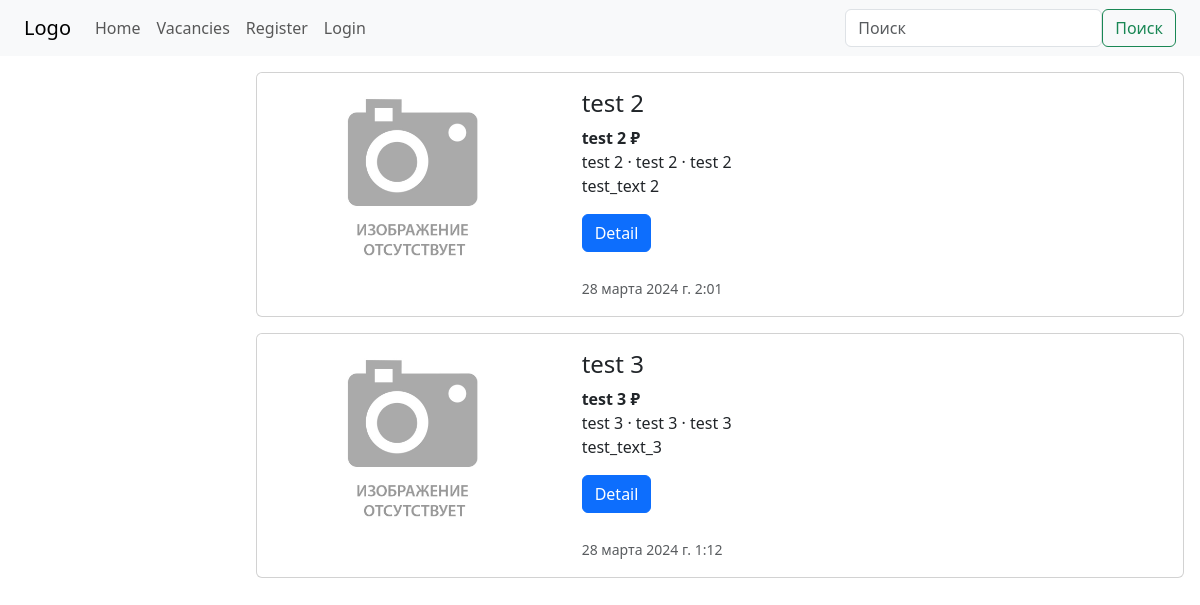
Page /vacancies/vacancies_list/ on the earlier database version.
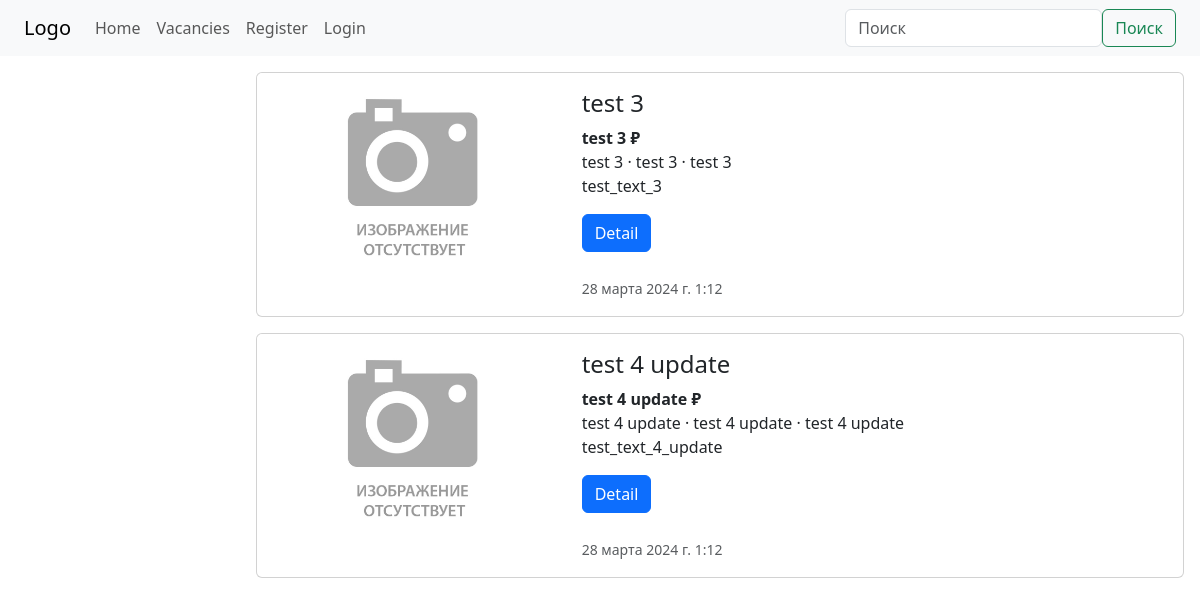
Same page on the later database version.
### vacancies/models.py (models this page shows, shortened)
class Vacancies(models.Model):
    image = models.ImageField('Изображение', upload_to='images/')
    title = models.CharField('Название', max_length=64)
    salary = models.CharField('З/п', max_length=64)
    employer_id = models.ForeignKey(User, on_delete=models.CASCADE, verbose_name='Пользователь')
    field_activity = models.CharField('Сфера деятельности', max_length=64)
    schedule = models.CharField('График работы', max_length=64)
    payments = models.CharField('Частота выплат', max_length=64)
    experience = models.CharField('Опыт работы', max_length=64)
    including_for = models.CharField('В том числе для кандидатов', max_length=256)
    inventory = models.CharField('Что получают работники', max_length=256)
    address = models.CharField('Адрес', max_length=256)
    description = models.TextField('Описание')
    date = models.DateTimeField('Дата публикации', default='2024-03-28 01:12')
    class Meta:
        verbose_name = 'Вакансия'
        verbose_name_plural = 'Вакансии'

### vacancies/views.py (the view)
# urls.py: path('vacancies_list/', VacanciesListView.as_view(), name='vac_list'),
class VacanciesListView(ListView):
    model = Vacancies
    template_name = 'vacancies/vac_list.html'
    context_object_name = 'vac'

### vacancies/templates/vacancies/vac_list.html (shortened to what this page needs)
{% extends 'root.html' %}
    {% block content %}
    <aside>
    </aside>
    <main class="">
        <div class="pt-3 ps-3 mb-3 me-3">
            {% for el in vac%}
            <div class="card mb-3 w-100">
                <div class="row g-0">
                    <div class="col-md-4">
                        <img src="{{ el.image.url }}" class="img-fluid rounded-start" alt="...">
                    </div>
                    <div class="col-md-8">
                        <div class="card-body">
                            <h4 class="card-title">{{ el.title }}</h4>
                            <p class="card-text">
                                <b>{{ el.salary }} &#8381;</b> <br>
                                {{ el.schedule}} &#183; {{ el.payments }} &#183; {{ el.experience }} <br>
                                {{ el.description|slice:":100"}}
                            </p>
                            <a href="{% url 'vacancies:vac_detail' el.id %}" class="btn btn-primary">Detail</a>
                            <p class="card-text mt-4"><small class="text-body-secondary">{{ el.date }}</small></p>
                        </div>
                    </div>
                </div>
            </div>
            {% endfor %}
        </div>
        {% endblock %}

Differences in the rows shown:
removed Vacancies: image (placeholder picture), title "test 2", salary "test 2", schedule "test 2", payments "test 2", experience "test 2", description "test_text 2", date "28 марта 2024 г. 2:01"
added Vacancies: image (placeholder picture), title "test 4 update", salary "test 4 update", schedule "test 4 update", payments "test 4 update", experience "test 4 update", description "test_text_4_update", date "28 марта 2024 г. 1:12"
